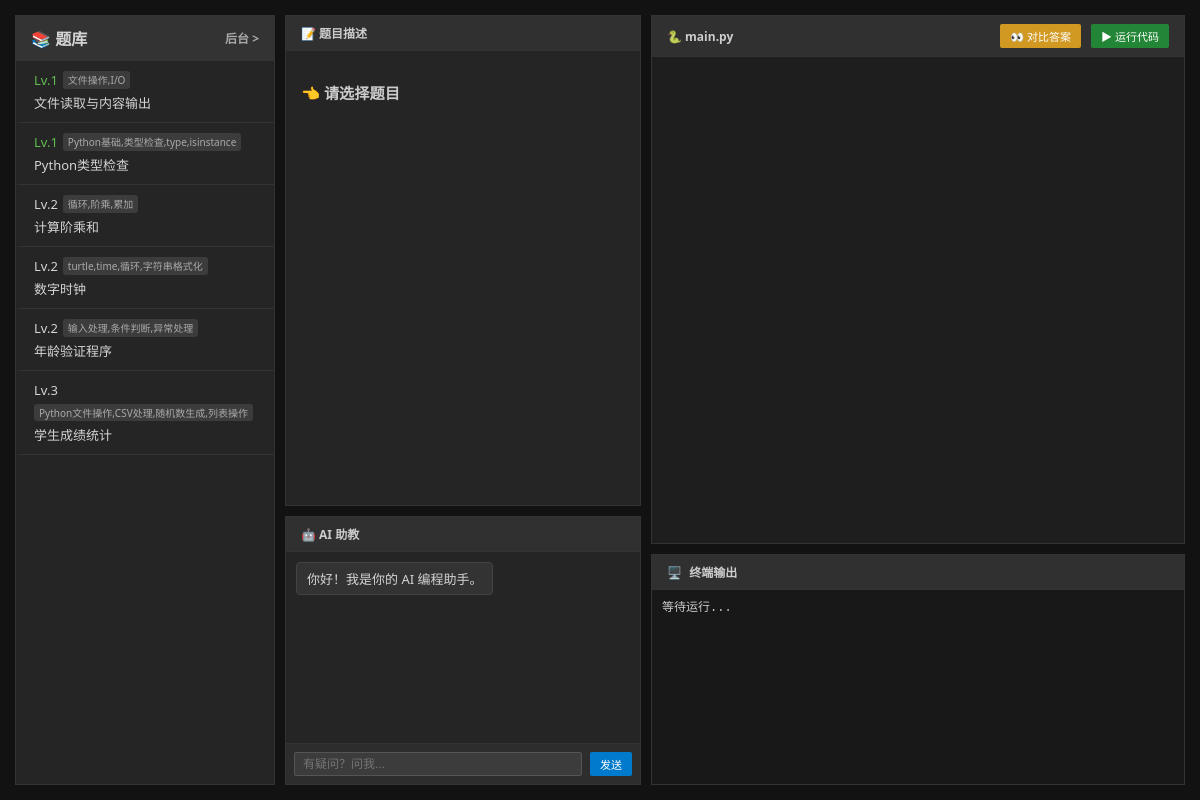
The page / on the database its author committed.
### tables this page shows
CREATE TABLE problems (
                id INTEGER PRIMARY KEY AUTOINCREMENT,
                title TEXT,
                description TEXT,
                difficulty INTEGER DEFAULT 1,
                knowledge_tag TEXT DEFAULT '未分类',
                sample_code TEXT,
                test_input TEXT,
                expected_output TEXT,
                source_repo TEXT,
                file_path TEXT,
                created_at REAL
            , time_limit INTEGER DEFAULT 2);

### main.py (the view)
@app.get("/", response_class=HTMLResponse)
async def index(request: Request):
    problems = db.get_all_problems()
    user = request.session.get("user")
    return templates.TemplateResponse("index.html", {"request": request, "problems": problems, "user": user})

### templates/index.html (shortened to what this page needs)
<!DOCTYPE html>
<html lang="zh-CN">
<head>
</head>
<body>
<div class="app-container">
    <div class="sidebar">
        <div class="sidebar-header"><span>📚 题库</span><a href="/admin" style="color:#aaa;text-decoration:none;font-size:12px">后台 ></a></div>
        <ul class="problem-list">
            {% for p in problems %}
            <li onclick="loadProblem(this, {{ p.id }})">
                <div class="meta-info"><span class="diff-{{ p.difficulty }}">Lv.{{ p.difficulty }}</span><span class="tag">{{ p.category }}</span></div>
                <div style="font-weight:500">{{ p.title }}</div>
            </li>
            {% endfor %}
        </ul>
    </div>
    <div class="left-col">
        <div class="panel desc-panel">
            <div class="panel-header">📝 题目描述</div>
            <div class="scroll-content markdown-body" id="desc-content"><h3>👈 请选择题目</h3></div>
        </div>
        <div class="panel chat-panel">
            <div class="panel-header">🤖 AI 助教</div>
            <div class="chat-history" id="chat-history"><div class="msg-ai">你好！我是你的 AI 编程助手。</div></div>
            <div class="input-area">
                <input type="text" id="chat-input" placeholder="有疑问？问我..." onkeydown="if(event.key==='Enter') sendChat()">
                <button class="btn-blue" onclick="sendChat()">发送</button>
            </div>
        </div>
    </div>
    <div class="right-col">
        <div class="panel editor-container">
            <div class="panel-header">
                <span>🐍 main.py</span>
                <div style="display:flex; gap:10px">
                    <button class="btn-orange" onclick="toggleSolution()">👀 对比答案</button>
                    <button class="btn-green" onclick="runCode()">▶ 运行代码</button>
                </div>
            </div>
            <div class="monaco-wrapper">
                <div id="monaco-editor"></div>
            </div>
        </div>
        <div class="panel terminal-panel">
            <div class="panel-header">
                <span>🖥️ 终端输出</span>
            </div>
            <div class="scroll-content terminal-content" id="output-text">等待运行...</div>
        </div>
    </div>
</div>

### templates/index.html (style rules this page uses)
:root { --bg-dark: #1e1e1e; --bg-panel: #252526; --accent: #007acc; --text: #d4d4d4; --border: #333; }
* { box-sizing: border-box; }
body { margin: 0; padding: 15px; font-family: 'Segoe UI', sans-serif; background: #121212; color: var(--text); height: 100vh; overflow: hidden; }
.app-container { display: flex; height: 100%; gap: 10px; }
.sidebar { width: 260px; background: var(--bg-panel); border: 1px solid var(--border); display: flex; flex-direction: column; }
.sidebar-header { padding: 10px 15px; border-bottom: 1px solid var(--border); font-weight: bold; display: flex; justify-content: space-between; align-items: center; background: #333; }
.problem-list { list-style: none; padding: 0; margin: 0; overflow-y: auto; flex: 1; }
.problem-list li { padding: 10px 15px; cursor: pointer; border-bottom: 1px solid #333; border-left: 3px solid transparent; font-size: 13px; }
.meta-info { margin-bottom: 4px; display: flex; gap: 5px; flex-wrap: wrap; }
.tag { font-size: 10px; background: #3c3c3c; padding: 1px 5px; border-radius: 3px; color: #aaa; }
.diff-1 { color: #61bd4f; }
.left-col { flex: 4; display: flex; flex-direction: column; gap: 10px; min-width: 0; }
.panel { background: var(--bg-panel); border: 1px solid var(--border); display: flex; flex-direction: column; overflow: hidden; }
.panel-header { padding: 8px 15px; background: #303031; font-weight: 600; border-bottom: 1px solid var(--border); font-size: 12px; color: #ccc; display: flex; justify-content: space-between; align-items: center; }
.desc-panel { flex: 1; }
.scroll-content { flex: 1; overflow: auto; padding: 15px; }
.markdown-body { font-size: 13px; line-height: 1.6; color: #ccc; }
.chat-panel { height: 35%; display: flex; flex-direction: column; border-top: 1px solid var(--border); }
.chat-history { flex: 1; overflow-y: auto; padding: 10px; display: flex; flex-direction: column; gap: 8px; font-size: 13px; }
.msg-ai { align-self: flex-start; background: #333; padding: 6px 10px; border-radius: 4px; border: 1px solid #444; max-width: 95%; }
.input-area { padding: 8px; border-top: 1px solid var(--border); display: flex; gap: 8px; background: #2d2d2d; }
.right-col { flex: 6; display: flex; flex-direction: column; gap: 10px; min-width: 0; }
.editor-container { flex: 2; background: #1e1e1e; position: relative; }
.monaco-wrapper { flex: 1; display: flex; overflow: hidden; position: relative; }
#monaco-editor { flex: 1; height: 100%; min-width: 0; }
.terminal-panel { height: 30%; background: #181818; font-family: 'Consolas', monospace; }
.terminal-content { padding: 10px; color: #ccc; white-space: pre-wrap; font-size: 12px; line-height: 1.4; word-wrap: break-word; }
button { cursor: pointer; border: none; padding: 4px 10px; border-radius: 2px; font-size: 11px; transition: 0.2s; }
.btn-green { background: #238636; color: white; }
.btn-orange { background: #d29922; color: white; }
.btn-blue { background: var(--accent); color: white; }
input[type="text"] { background: #3c3c3c; border: 1px solid #555; color: white; padding: 4px 8px; border-radius: 2px; flex: 1; outline: none; font-size: 12px; }

### rows shown on the page
problems: difficulty "1", category "文件操作,I/O", title "文件读取与内容输出"
problems: difficulty "1", category "Python基础,类型检查,type,isinstance", title "Python类型检查"
problems: difficulty "2", category "循环,阶乘,累加", title "计算阶乘和"
problems: difficulty "2", category "turtle,time,循环,字符串格式化", title "数字时钟"
problems: difficulty "2", category "输入处理,条件判断,异常处理", title "年龄验证程序"
problems: difficulty "3", category "Python文件操作,CSV处理,随机数生成,列表操作", title "学生成绩统计"
